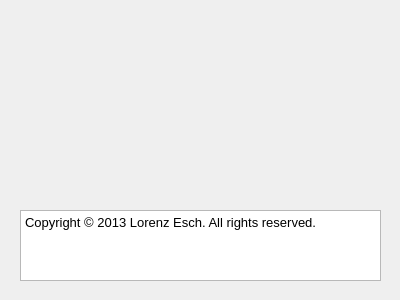
<?xml version="1.0" encoding="UTF-8"?>
<ui version="4.0">
 <class>BCIAboutWidgetClass</class>
 <widget class="QDialog" name="BCIAboutWidgetClass">
  <property name="geometry">
   <rect>
    <x>0</x>
    <y>0</y>
    <width>400</width>
    <height>300</height>
   </rect>
  </property>
  <property name="sizePolicy">
   <sizepolicy hsizetype="Fixed" vsizetype="Fixed">
    <horstretch>0</horstretch>
    <verstretch>0</verstretch>
   </sizepolicy>
  </property>
  <property name="minimumSize">
   <size>
    <width>400</width>
    <height>300</height>
   </size>
  </property>
  <property name="maximumSize">
   <size>
    <width>400</width>
    <height>300</height>
   </size>
  </property>
  <property name="windowTitle">
   <string>About TMSI EEG</string>
  </property>
  <widget class="QTextBrowser" name="textBrowser">
   <property name="geometry">
    <rect>
     <x>20</x>
     <y>210</y>
     <width>361</width>
     <height>71</height>
    </rect>
   </property>
   <property name="html">
    <string>&lt;!DOCTYPE HTML PUBLIC &quot;-//W3C//DTD HTML 4.0//EN&quot; &quot;http://www.w3.org/TR/REC-html40/strict.dtd&quot;&gt;
&lt;html&gt;&lt;head&gt;&lt;meta name=&quot;qrichtext&quot; content=&quot;1&quot; /&gt;&lt;style type=&quot;text/css&quot;&gt;
p, li { white-space: pre-wrap; }
&lt;/style&gt;&lt;/head&gt;&lt;body style=&quot; font-family:'MS Shell Dlg 2'; font-size:8.25pt; font-weight:400; font-style:normal;&quot;&gt;
&lt;table border=&quot;0&quot; style=&quot;-qt-table-type: root; margin-top:4px; margin-bottom:4px; margin-left:4px; margin-right:4px;&quot;&gt;
&lt;tr&gt;
&lt;td style=&quot;border: none;&quot;&gt;
&lt;p style=&quot; margin-top:0px; margin-bottom:0px; margin-left:0px; margin-right:0px; -qt-block-indent:0; text-indent:0px;&quot;&gt;&lt;span style=&quot; font-family:'Sans'; font-size:10pt;&quot;&gt;Copyright © 2013 Lorenz Esch. All rights reserved.&lt;/span&gt;&lt;/p&gt;&lt;/td&gt;&lt;/tr&gt;&lt;/table&gt;&lt;/body&gt;&lt;/html&gt;</string>
   </property>
  </widget>
 </widget>
 <layoutdefault spacing="6" margin="11"/>
 <resources/>
 <connections/>
</ui>
